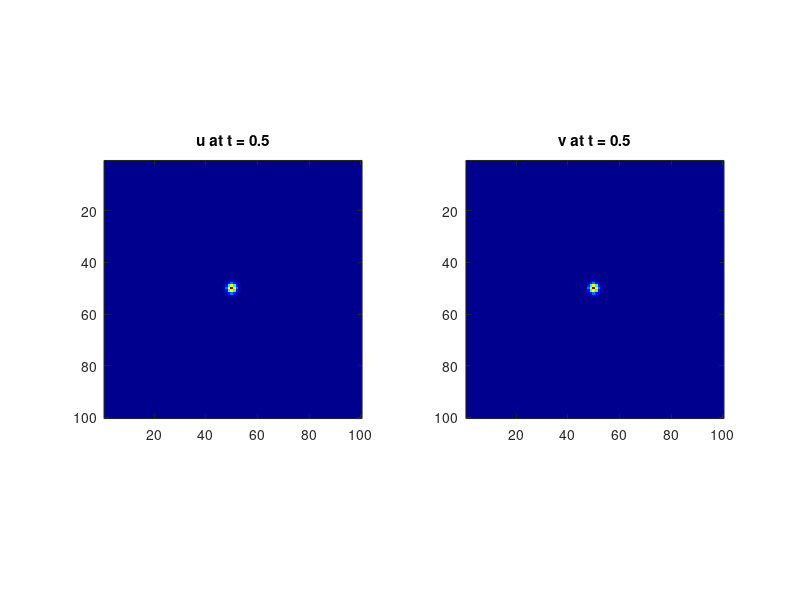
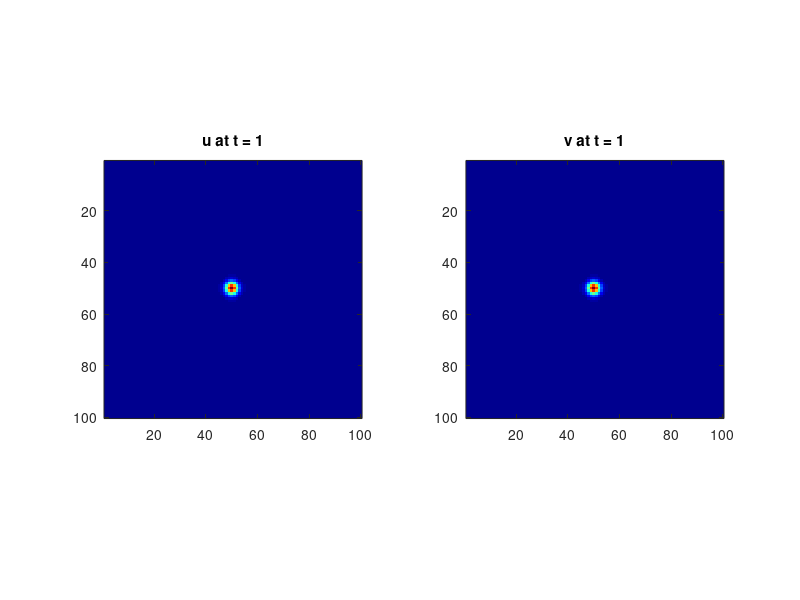
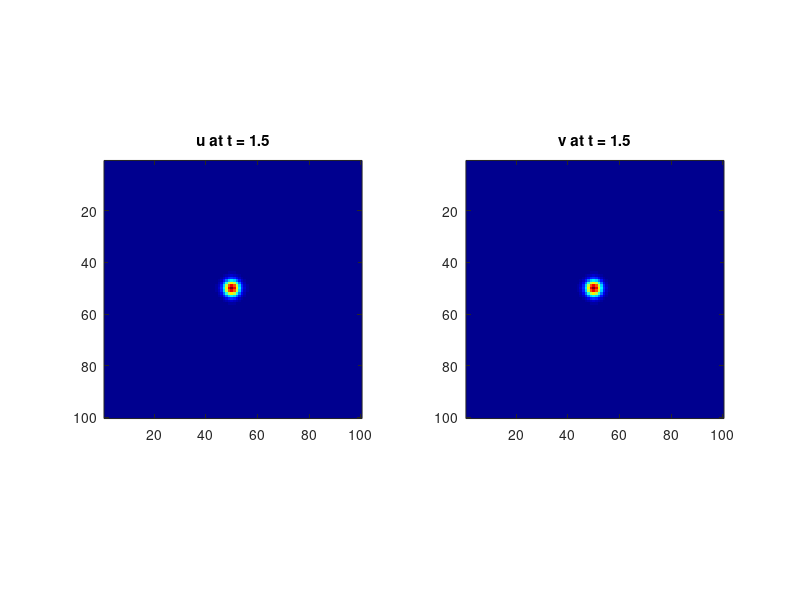
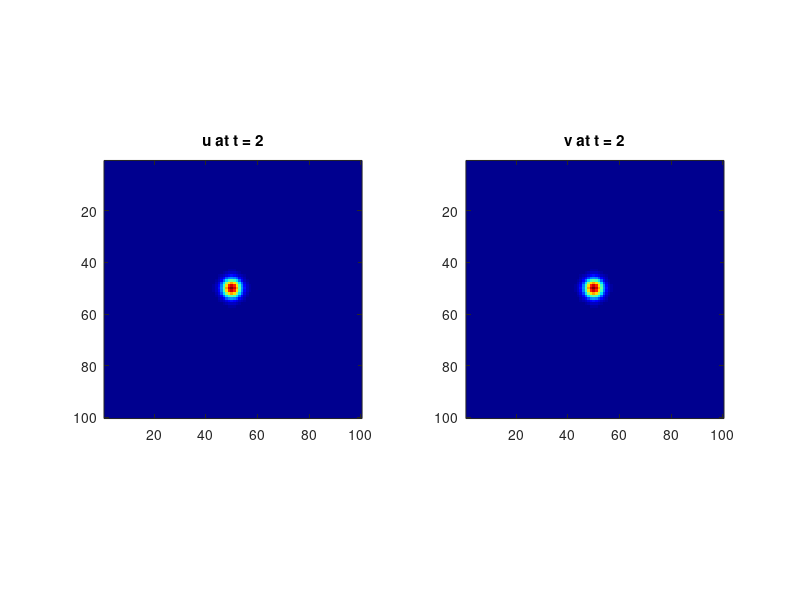

MATLAB code for these plots, in order:
% FitzHugh-Nagumoモデルのパラメータ
alpha = 0.2;
beta = 0.2;
gamma = 3;
% 空間格子のサイズと時間ステップ
L = 40; % 空間のサイズ
Nx = 100; % 格子の点の数
dx = L / Nx; % 空間ステップ
dt = 0.01; % 時間ステップ
% 初期条件の設定
u = zeros(Nx, Nx);
v = zeros(Nx, Nx);
% 中央に初期の励起を与える
u(Nx/2, Nx/2) = 0.5;
v(Nx/2, Nx/2) = 0.25;
% 反応拡散方程式の数値解法
for t = 1:1000
    % 反応項
    du = alpha * (u - u.^3 / 3 - v + gamma);
    dv = beta * (u - v);
    % ラプラシアンの計算
    laplacian_u = del2(u, dx);
    laplacian_v = del2(v, dx);
    % 反応拡散方程式の更新
    u = u + dt * (laplacian_u + du);
    v = v + dt * (laplacian_v + dv);
    % 一定の間隔でパターンをプロット
    if mod(t, 50) == 0
        figure;
        subplot(1, 2, 1);
        imagesc(u);
        title(['u at t = ', num2str(t * dt)]);
        axis square;
        colormap jet;
        subplot(1, 2, 2);
        imagesc(v);
        title(['v at t = ', num2str(t * dt)]);
        axis square;
        colormap jet;
        drawnow;
    end
end














